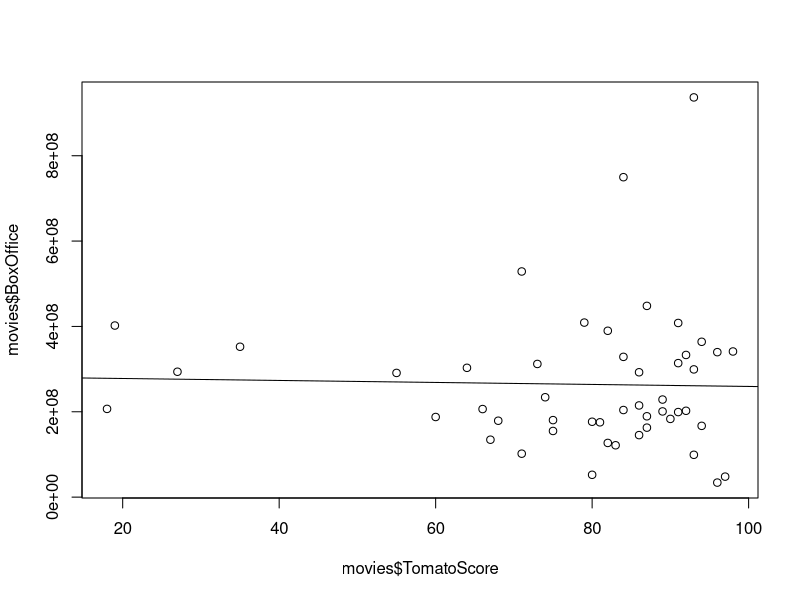
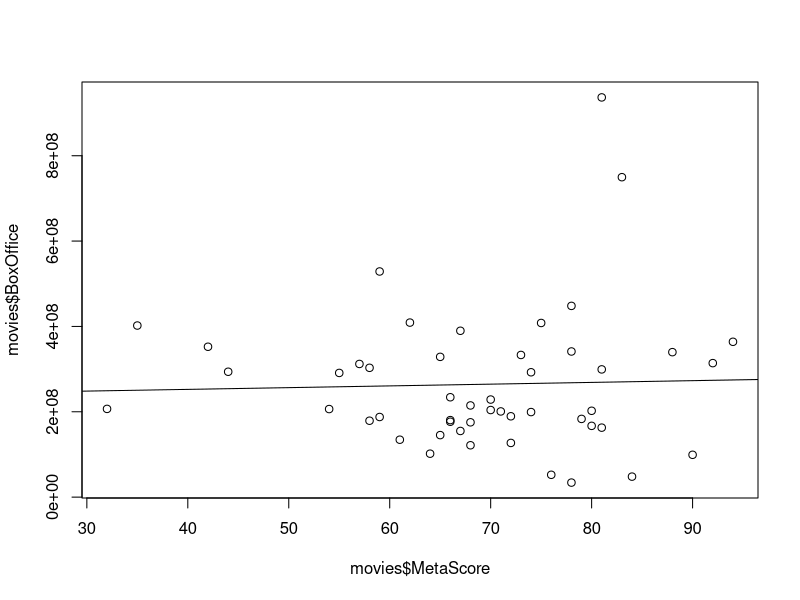
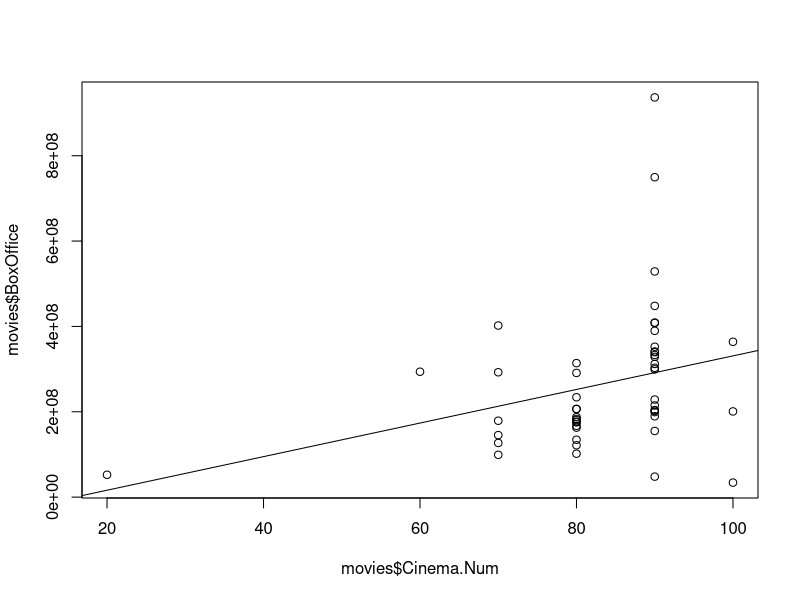
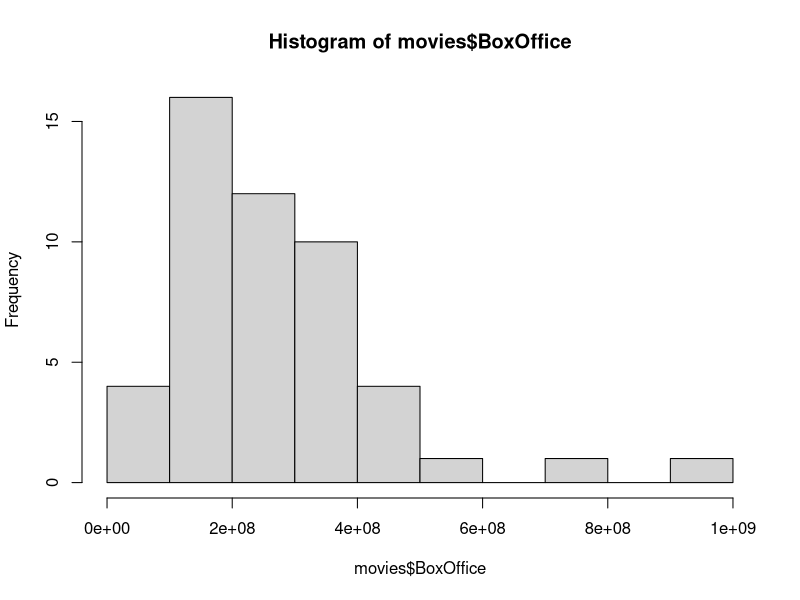
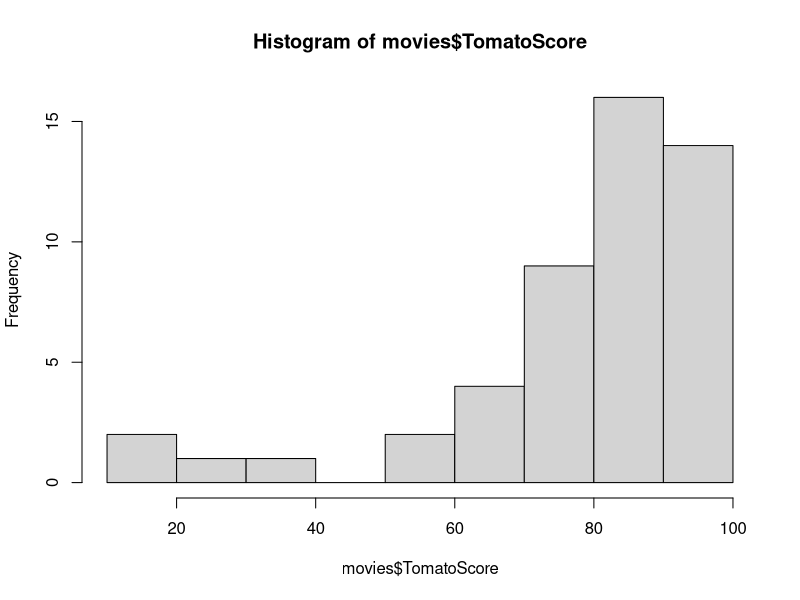
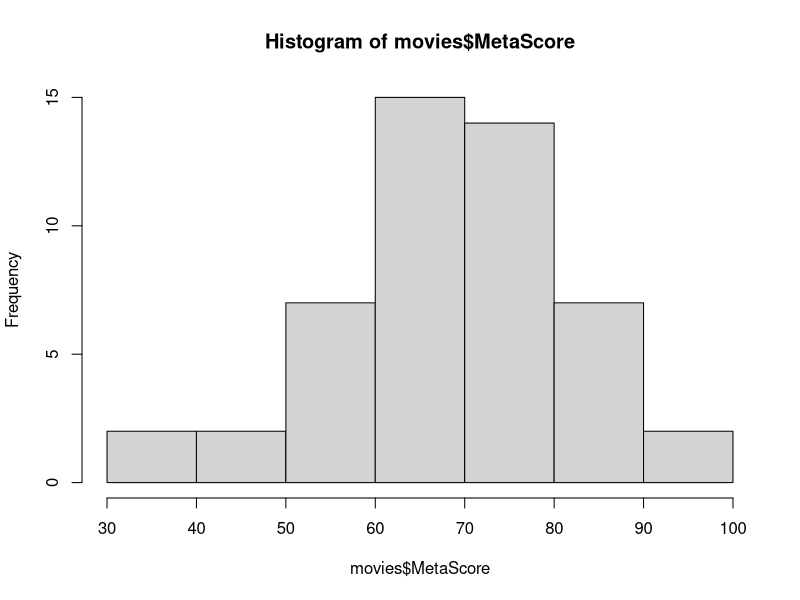
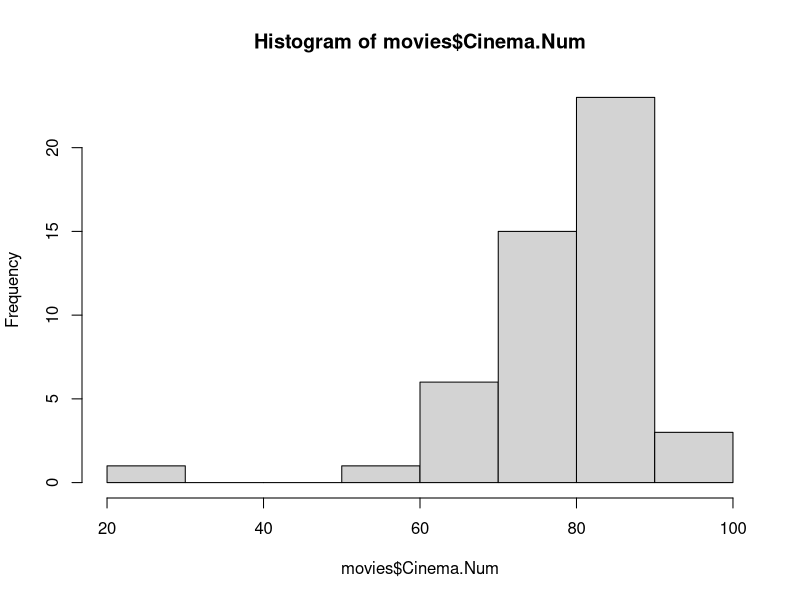
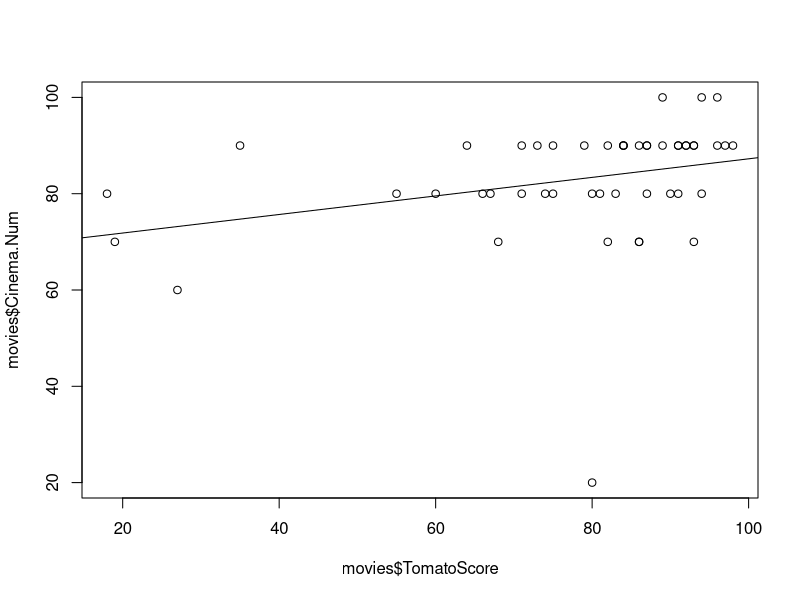

Recreate these plots in R, in order.
setwd("D:/Files/Psdir/movies")

movies <- read.csv('BofficeList.csv', header = FALSE)
head(movies)

# So first I need to convert the cinema score grades to numbers. I might end up using
## dummy variables, but a numeric approach seems cleaner, if less interpretable

cinema_convert <- function(score) {
  letter <- factor(score, levels = c("A+", "A", "A-",
                                     "B+", "B", "B-",
                                     "C+", "C", "C-",
                                     "D+", "D", "D-",
                                     "F"))
  values <- c(seq(100, 0, by = -10))
  
  values[letter]
}

cinema_letters <- movies[4]
cinema_letters[] <- lapply(movies[4], cinema_convert)
movies[6] <- cinema_letters
colnames(movies) <- c("Movie", "TomatoScore", "MetaScore", "CinemaScore", "BoxOffice", "Cinema.Num")
write.csv(movies, 'RList.csv')

summary(movies)

## Thats all the data cleaning I need to do, now onto regressions
### T = TomatoMeter
### M = Metascore
### C = CinemaScore
### B = Boxoffice
### S  = Cinema.Num
### x seperates the Y and X's

## We start by trying to Predict the Box Office
BxT <- lm(BoxOffice ~ TomatoScore, data = movies)
summary(BxT)
plot(x = movies$TomatoScore, y = movies$BoxOffice)
abline(BxT)
# Terrible Model

BxM <- lm(BoxOffice ~ MetaScore, data = movies)
summary(BxM)
plot(x = movies$MetaScore, y = movies$BoxOffice)
abline(BxM)
# Another Terrible Model

BxS <- lm(BoxOffice ~ Cinema.Num, data = movies)
summary(BxS)
plot(x = movies$Cinema.Num, y = movies$BoxOffice)
abline(BxS)
# Best model so far and its still terrible

BxTMS <- lm(BoxOffice ~ TomatoScore + MetaScore + Cinema.Num, data = movies)
summary(BxTMS)
# Only slightly better than BxS\

# Heres Why all these models suck
hist(movies$BoxOffice) # Not Normal
hist(movies$TomatoScore) # Not Normal
hist(movies$MetaScore) # Fairly Normal
hist(movies$Cinema.Num) # Normal With Outlier

##Now lets try to predict Cinema Score
SxT <- lm(Cinema.Num ~ TomatoScore, data = movies)
summary(SxT)
plot(x = movies$TomatoScore, y = movies$Cinema.Num)
abline(SxT)
# Just God Awful

SxM <- lm(Cinema.Num ~ MetaScore, data = movies)
summary(SxM)
plot(x = movies$MetaScore, y = movies$Cinema.Num)
abline(SxM)
# Still Pretty Bad

## Lets Try to Predict MetaCritic with Rotten Tomatos
MxT <- lm(MetaScore ~ TomatoScore, data = movies)
summary(MxT)
plot(x = movies$TomatoScore, y = movies$MetaScore)
abline(MxT)
# Well duh its a good model, but at least its something


